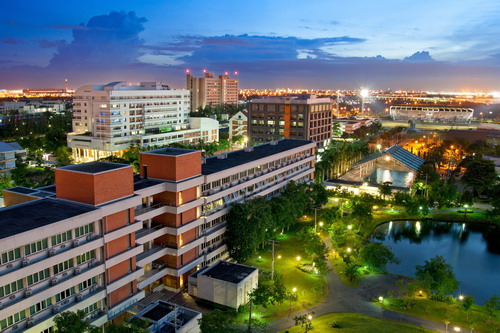
#> input picture Lap1/kmitl.jpg, 500 x 333 px
$ python lab1-2_1.py
#> lines starting #> are read from the running program, lines starting #| are printed output that depends on the picture
import cv2
import numpy as np
import math
import matplotlib.image as mpimg

#matplotlib notbook
from matplotlib import pyplot as plt
from mpl_toolkits.mplot3d import Axes3D

image = cv2.imread("kmitl.jpg")
#> image is the input picture: shape (333, 500, 3); mean B, G, R 102.1, 104.3, 95.2
fig = plt.figure(figsize=(10, 10))

# setting values to rows and column variables
rows = 4
columns = 4

# RGB ##############################
rgb_image = cv2.cvtColor(image, cv2.COLOR_BGR2RGB)

fig.add_subplot(rows, columns, 1)
plt.imshow(rgb_image)
plt.axis('on')
plt.title("RGB")

fig.add_subplot(rows, columns, 2)
plt.imshow(rgb_image[:, :, 0], cmap='gray')
plt.axis('on')
plt.title("R")

fig.add_subplot(rows, columns, 3)
plt.imshow(rgb_image[:, :, 1], cmap='gray')
plt.axis('on')
plt.title("G")

fig.add_subplot(rows, columns, 4)
plt.imshow(rgb_image[:, :, 2], cmap='gray')
plt.axis('on')
plt.title("B")

# END RGB ##############################

# HSV ##############################
hsv_image = cv2.cvtColor(image, cv2.COLOR_BGR2HSV)
#> hsv_image: shape (333, 500, 3); mean H, S, V 67, 126.3, 129.9

fig.add_subplot(rows, columns, 5)
plt.imshow(hsv_image)
plt.axis('on')
plt.title("HSV")

fig.add_subplot(rows, columns, 6)
plt.imshow(hsv_image[:, :, 0], cmap='gray')
plt.axis('on')
plt.title("H")

fig.add_subplot(rows, columns, 7)
plt.imshow(hsv_image[:, :, 1], cmap='gray')
plt.axis('on')
plt.title("S")

fig.add_subplot(rows, columns, 8)
plt.imshow(hsv_image[:, :, 2], cmap='gray')
plt.axis('on')
plt.title("V")

# END HSV ##############################

# HLS ##############################
hls_image = cv2.cvtColor(image, cv2.COLOR_BGR2HLS)
#> hls_image: shape (333, 500, 3); mean of channels 0, 1, 2 66.9, 100.5, 118.3

fig.add_subplot(rows, columns, 9)
plt.imshow(hls_image)
plt.axis('on')
plt.title("HLS")

fig.add_subplot(rows, columns, 10)
plt.imshow(hls_image[:, :, 0], cmap='gray')
plt.axis('on')
plt.title("H")

fig.add_subplot(rows, columns, 11)
plt.imshow(hls_image[:, :, 1], cmap='gray')
plt.axis('on')
plt.title("L")

fig.add_subplot(rows, columns, 12)
plt.imshow(hls_image[:, :, 2], cmap='gray')
plt.axis('on')
plt.title("S")

# END HLS ##############################

# YCrCb ##############################
ycrcb_image = cv2.cvtColor(image, cv2.COLOR_BGR2YCrCb)
#> ycrcb_image: shape (333, 500, 3); mean of channels 0, 1, 2 101.3, 123.6, 128.5

fig.add_subplot(rows, columns, 13)
plt.imshow(hls_image)
plt.axis('on')
plt.title("YCrCb")

fig.add_subplot(rows, columns, 14)
plt.imshow(hls_image[:, :, 0], cmap='gray')
plt.axis('on')
plt.title("Y")

fig.add_subplot(rows, columns, 15)
plt.imshow(hls_image[:, :, 1], cmap='gray')
plt.axis('on')
plt.title("Cr")

fig.add_subplot(rows, columns, 16)
plt.imshow(hls_image[:, :, 2], cmap='gray')
plt.axis('on')
plt.title("Cb")

# YCrCb ##############################

plt.show()
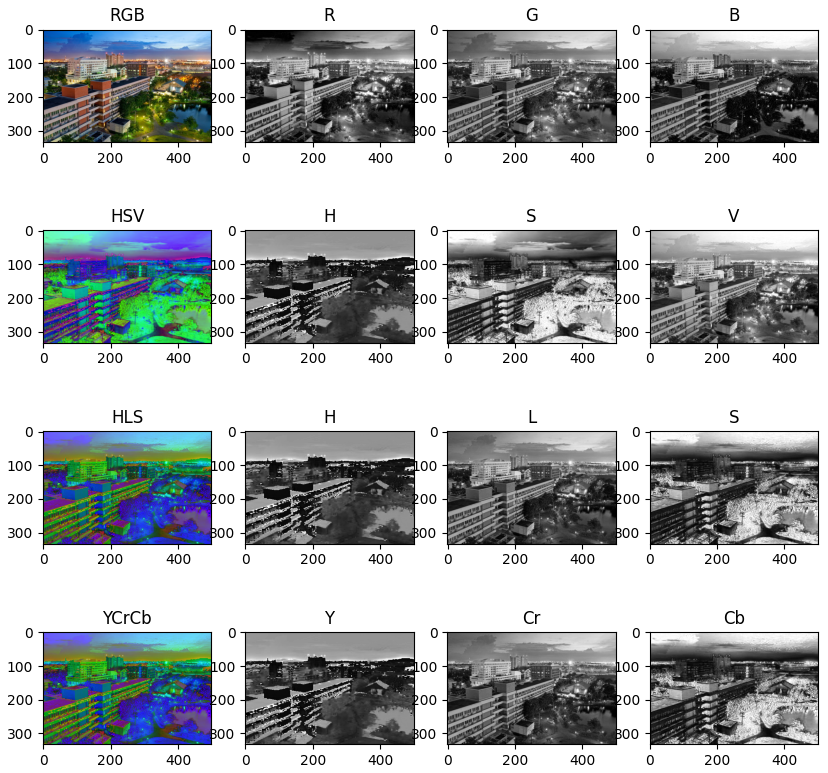
#> figure drawn by matplotlib, 16 panels
